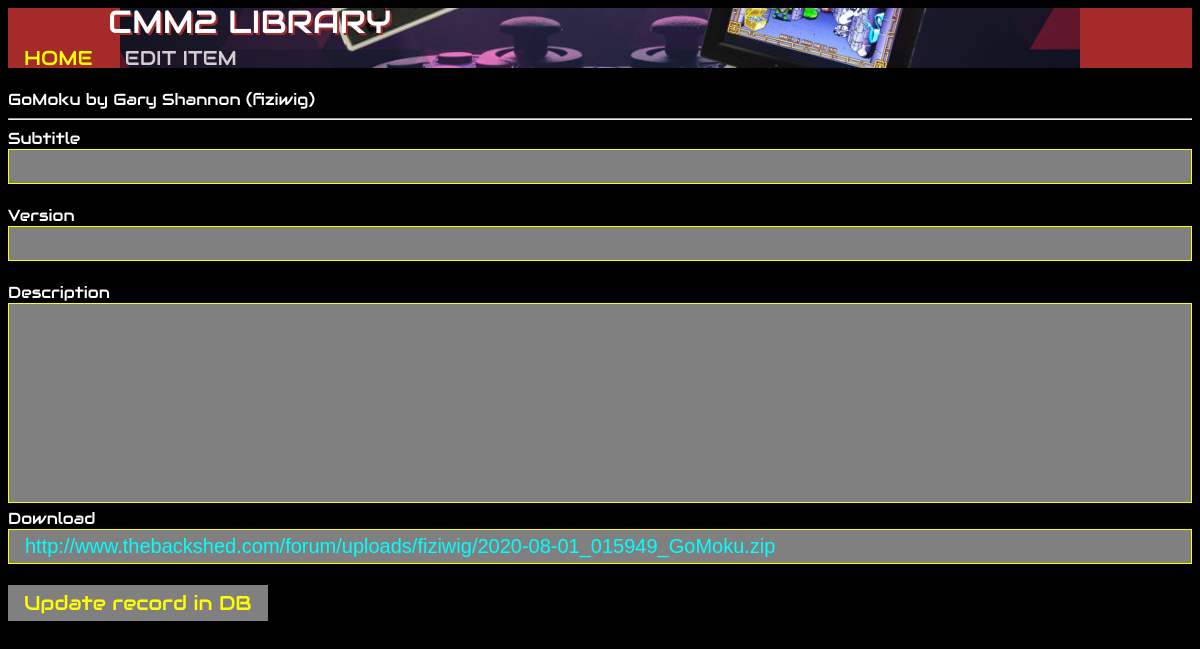
The app's page /editApp.php?id=26, older data.
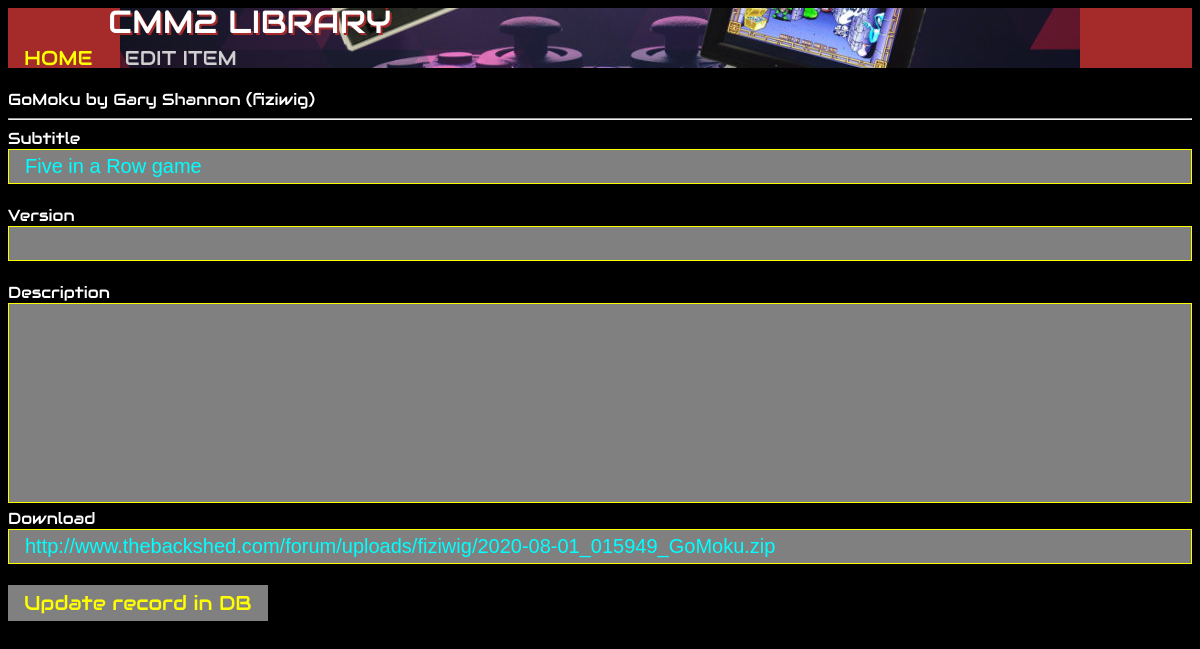
The same page, newer data.
### tables this page shows
CREATE TABLE IF NOT EXISTS `apps` (
  `id` int(11) NOT NULL AUTO_INCREMENT,
  `title` varchar(200) NOT NULL,
  `version` varchar(200) NOT NULL,
  `changed` timestamp NOT NULL DEFAULT CURRENT_TIMESTAMP,
  `author` int(11) NOT NULL DEFAULT '1',
  `scr_path` varchar(200) NOT NULL,
  `subtitle` varchar(200) NOT NULL,
  `description` varchar(2000) NOT NULL,
  `link` varchar(200) NOT NULL,
  `category` varchar(200) NOT NULL DEFAULT '1',
  `rating` int(11) NOT NULL DEFAULT '0',
  `enabled` tinyint(1) NOT NULL DEFAULT '1',
  PRIMARY KEY (`id`),
  KEY `title` (`title`,`changed`,`author`,`category`),
  KEY `title_2` (`title`),
  KEY `changed` (`changed`),
  KEY `category` (`category`)
);

### editApp.php (the view, shortened to what this page needs)
<!DOCTYPE html>
<html>
<head>
</head>
<body>
<div class="navbar">
	<a href="index.php">HOME</a>
	<div>EDIT ITEM</div>
</div>
<div style="text-shadow: 2px 2px brown;font-family: 'Audiowide', sans-serif;line-height: 90%;padding-left: 100px;position: fixed; color: White; margin-top: -60px;font-size: 32px;">
CMM2 LIBRARY
</div>
	<?php
		if(isset($_GET['id']))
		{
			$id = intval($_GET['id']);
			$sql= "SELECT * FROM apps WHERE id=" . $id;
			$result = mysql_query($sql) or die('Query failed: ' . mysql_error());
			if ($result)
				if ($row = mysql_fetch_assoc($result))
				{
					$title = $row['title'];
					$subtitle = $row['subtitle'];
					$version = $row['version'];
					$description = $row['description'];
					$description = str_replace("<br>", "\n", $description);
					$description = str_replace("<p>", "\n\n", $description);
					$link = $row['link'];
					$author = '???';
					$sql= 'SELECT * FROM authors WHERE id=' . $row['author'];
					$result = mysql_query($sql) or die('Query failed: ' . mysql_error());
					if ($result)
						if ($row1 = mysql_fetch_assoc($result))
							$author = $row1['author'];
					echo '<br>';
					echo $title . ' by ' . $author . '<br>';
					echo '<hr>';
					$cururi = $_SERVER['REQUEST_URI'];
					echo '<form name="editPrg" action="editExistingApp.php?id=' . $id . '&url=' . $cururi . '" onsubmit="return validateForm()" method="post" enctype="multipart/form-data">';
					echo 'Subtitle<br><input type="text" name="subtitle" value="' . $subtitle . '">&nbsp;&nbsp;&nbsp;<br>';
					echo 'Version<br><input type="text" name="version" value="' . $version . '">&nbsp;&nbsp;&nbsp;<br>';
					echo 'Description<br><textarea name="description" rows="25" cols="80" style="resize:none">' . $description . '</textarea><br>';
					echo 'Download<br><input type="text" name="link" value="' . $link . '">&nbsp;&nbsp;&nbsp;<br>';
					echo '<input id="submit" type="submit" value="Update record in DB" onmouseover="submitOver()" onmouseout="submitOut()">';
					echo '</form>';
				}
  	}
  ?>
</body>
</html>

Row changes from the older to the newer data that the page shows:
changed apps "GoMoku": subtitle (not shown) → "Five in a Row game"
